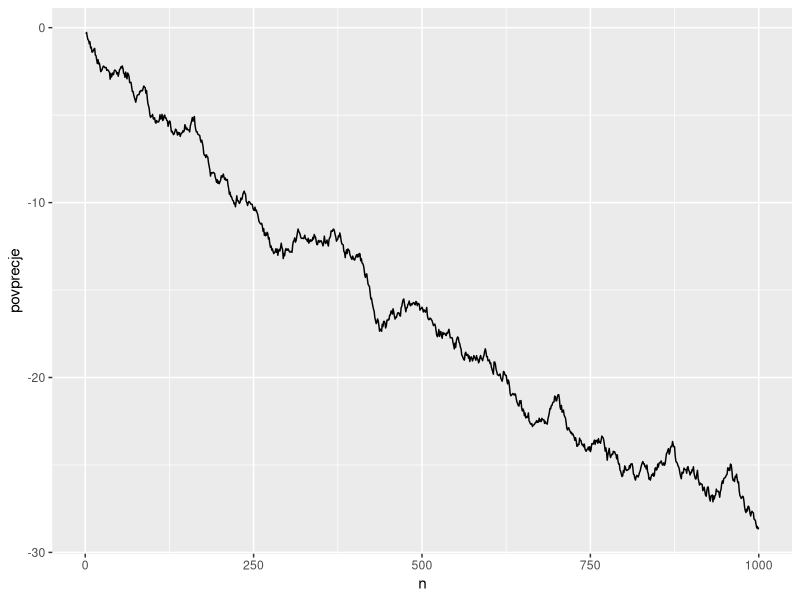
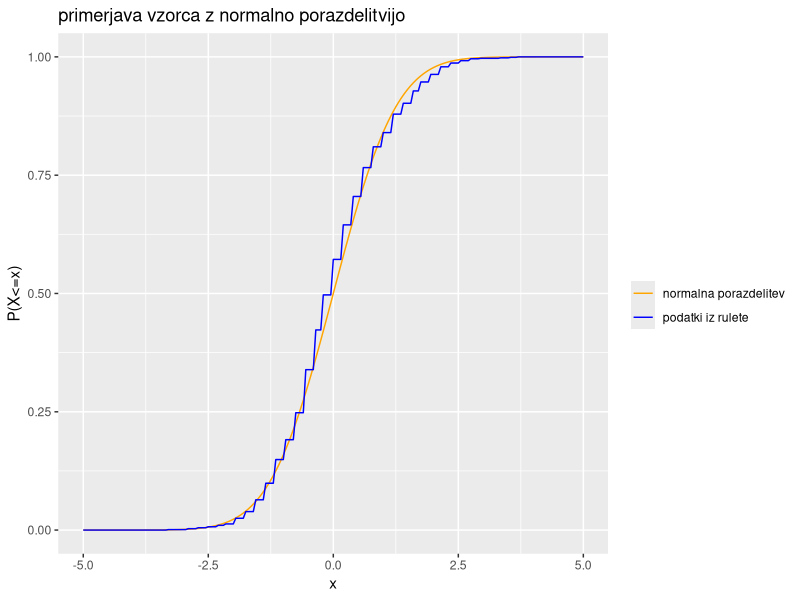

Write R code to recreate these figures, in order.
library(ggplot2)

dolzina_igre <- 1000
stevilo_iger <- 1000

vrednosti <- c(-1, 35)
verjetnosti <- c(36/37, 1/37)
upanje <- as.numeric(vrednosti %*% verjetnosti)
varianca <- as.numeric(vrednosti ** 2 %*% verjetnosti - upanje ** 2)
sd <- sqrt(varianca)
skew <- as.numeric(abs(vrednosti - upanje) ** 3 %*% verjetnosti)



### Naredimo tabelo iger

tabela <- data.frame()
i <- 1
while (i <= stevilo_iger){
  izkupicki <- sample(vrednosti, dolzina_igre, replace = TRUE, prob = verjetnosti)
  tabela_poizkusov <- data.frame(seq_len(dolzina_igre), izkupicki)
  names(tabela_poizkusov) <- c("st.poizkusa", "izkupicek")
  tabela_poizkusov$tekoci_izkupicek <- cumsum(tabela_poizkusov$izkupicek)
  if (i==1){
    tabela <- data.frame(tabela_poizkusov$tekoci_izkupicek)
  }else{
    tabela[,ncol(tabela) + 1] <- tabela_poizkusov$tekoci_izkupicek
  }
  
  i <- i + 1
}
colnames(tabela) <- c(1:stevilo_iger)

##########

#### Analiza povrečji
povprecja <- rowMeans(tabela)
tabela_povprecji <- data.frame(seq(dolzina_igre), povprecja)
names(tabela_povprecji) <- c("n", "povprecje")
ggplot(tabela_povprecji) +
  geom_line(aes(x = n, y = povprecje))
################# 


### STANJE PO ZADNJI PONOVITVI V VSAKI IGRI 
n <- dolzina_igre
vrstica_n <- tabela[n,]
zbrane_verjetnosti <- data.frame("x" = numeric(), "verjetnost" = numeric(), "standardno_normalna" = numeric())
x_ticks <- seq(from = -5, to = 5, by = 0.05)

for (x in x_ticks){
  verjetnost <- length(vrstica_n[(vrstica_n - n * (-1/37)) / sqrt(n*varianca) <= x]) / stevilo_iger
  normalna <- pnorm(x, mean = 0, sd = 1)
  par <- data.frame(x, verjetnost, normalna)
  names(par) <- c("x", "verjetnost", "normalna")
  zbrane_verjetnosti <- rbind(zbrane_verjetnosti, par)
}


ggplot(data = zbrane_verjetnosti) +
  geom_line(aes(x = x, y = normalna, color = 'normalna porazdelitev')) + 
  geom_line(aes(x = x, y = verjetnost, color = 'podatki iz rulete')) + 
  scale_color_manual(values = c(
    "podatki iz rulete" = 'blue', 
    "normalna porazdelitev" = 'orange')) + 
  labs(title = "primerjava vzorca z normalno porazdelitvijo ",
       x = "x", y = "P(X<=x)", color = "")


  
